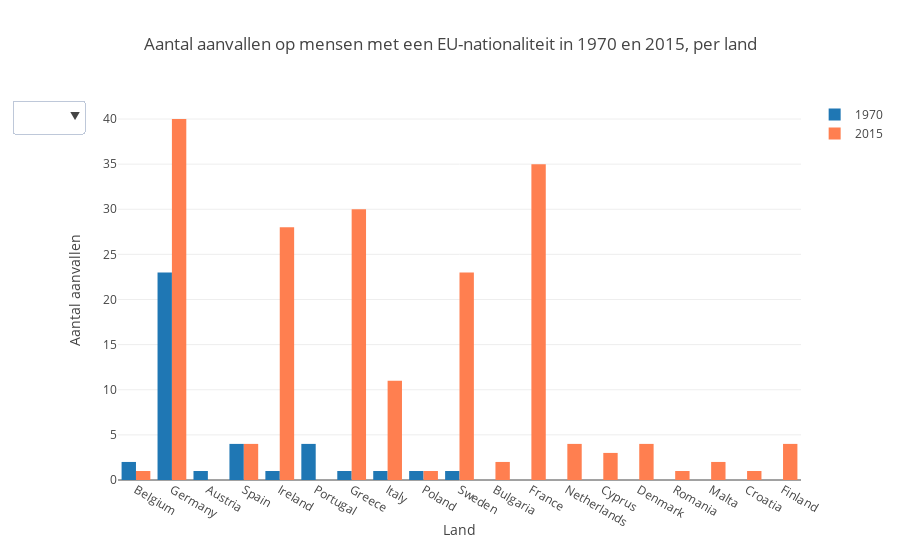

Notebook code for this chart:
### Code cell
first = dict()

for item in df.index:
    # count number of attacks where nationality of target is european in 1970
    if df.loc[item]['natlty1_txt'] in eu and df.loc[item]['iyear'] == 1970:
        if df.loc[item]['natlty1_txt'] in first:
            first[df.loc[item]['natlty1_txt']] += 1
        else:
            first[df.loc[item]['natlty1_txt']] = 1
            
second = dict()

for item in df.index:
    # count number of attacks where nationality of target is european in 2015
    if df.loc[item]['natlty1_txt'] in eu and df.loc[item]['iyear'] == 2015:
        if df.loc[item]['natlty1_txt'] in second:
            second[df.loc[item]['natlty1_txt']] += 1
        else:
            second[df.loc[item]['natlty1_txt']] = 1
            

trace_1970 = go.Bar(
    x = list(first.keys()),
    y = list(first.values()),
    name = '1970',

)

trace_2015 = go.Bar(
    x = list(second.keys()),
    y = list(second.values()),
    name = '2015',
    marker=dict(
        color='rgb(255,127,80)')
)

updatemenus = list([
    dict(active=-1,
         buttons=list([   
            dict(label = '1970',
                 method = 'update',
                 args = [{'visible': [True, False]},
                         {'title': 'Aantal aanvallen op mensen met een EU-nationaliteit in 1970, per land'}]),
            dict(label = '2015',
                 method = 'update',
                 args = [{'visible': [False, True]},
                         {'title': 'Aantal aanvallenop mensen met een EU-nationaliteit in 2015, per land'}]),
            dict(label = 'Beide',
             method = 'update',
             args = [{'visible': [True, True]},
                     {'title': 'Aantal aanvallen op mensen met een EU-nationaliteit in 1970 en 2015, per land'}])
        ]),
    )
])

layout = dict(title = 'Aantal aanvallen op mensen met een EU-nationaliteit in 1970 en 2015, per land',
              updatemenus = updatemenus,         
                xaxis=go.layout.XAxis(
                    title = 'Land'
                ),
                yaxis = go.layout.YAxis(
                    title = 'Aantal aanvallen'
                )
)
             

plot = go.Figure(data = [trace_1970, trace_2015], layout = layout)

iplot(plot)

### Figure 1 — Plotly figure (JSON) as saved in the notebook; plotly's stock layout.template omitted (floating-point values rounded to 4 significant figures)
{"data": [{"name": "1970", "type": "bar", "uid": "d765cd53-52e6-4615-a19e-7659fff7fa07", "x": ["Belgium", "Germany", "Austria", "Spain", "Ireland", "Portugal", "Greece", "Italy", "Poland", "Sweden"], "y": [2, 23, 1, 4, 1, 4, 1, 1, 1, 1]}, {"marker": {"color": "rgb(255,127,80)"}, "name": "2015", "type": "bar", "uid": "c0a00b22-d5cb-4ddf-9c9a-81c2268d7e5a", "x": ["Sweden", "Bulgaria", "Italy", "France", "Netherlands", "Germany", "Greece", "Ireland", "Cyprus", "Denmark", "Belgium", "Spain", "Romania", "Malta", "Croatia", "Poland", "Finland"], "y": [23, 2, 11, 35, 4, 40, 30, 28, 3, 4, 1, 4, 1, 2, 1, 1, 4]}], "layout": {"title": {"text": "Aantal aanvallen op mensen met een EU-nationaliteit in 1970 en 2015, per land"}, "updatemenus": [{"active": -1, "buttons": [{"args": [{"visible": [true, false]}, {"title": "Aantal aanvallen op mensen met een EU-nationaliteit in 1970, per land"}], "label": "1970", "method": "update"}, {"args": [{"visible": [false, true]}, {"title": "Aantal aanvallenop mensen met een EU-nationaliteit in 2015, per land"}], "label": "2015", "method": "update"}, {"args": [{"visible": [true, true]}, {"title": "Aantal aanvallen op mensen met een EU-nationaliteit in 1970 en 2015, per land"}], "label": "Beide", "method": "update"}]}], "xaxis": {"title": {"text": "Land"}}, "yaxis": {"title": {"text": "Aantal aanvallen"}}}}
